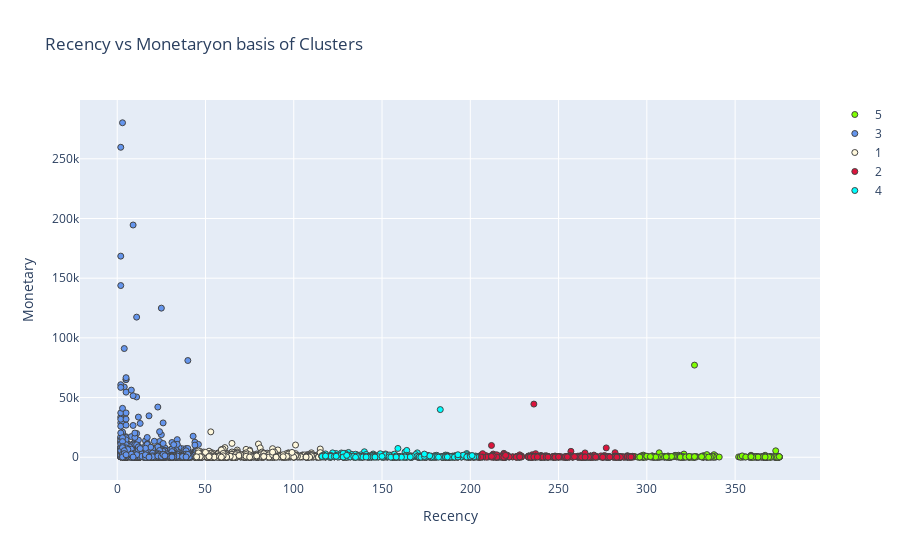

Write notebook code for a chart like this one.
### Code cell
plot_feat1_feat2("Recency","Monetary","Clusters")
plot_feat1_feat2("Recency","Frequency","Clusters")
plot_feat1_feat2("Monetary","Frequency","Clusters")

### Figure 1 — Plotly figure (JSON) as saved in the notebook; plotly's stock layout.template omitted (floating-point values rounded to 4 significant figures; data arrays with more than 128 entries replaced by an {"elided": "..."} marker saying what was removed)
{"data": [{"marker": {"color": "chartreuse", "line": {"width": 1}}, "mode": "markers", "name": "5", "type": "scatter", "x": {"elided": "291 int values"}, "y": {"elided": "291 float values"}}, {"marker": {"color": "cornflowerblue", "line": {"width": 1}}, "mode": "markers", "name": "3", "type": "scatter", "x": {"elided": "2020 int values"}, "y": {"elided": "2020 float values"}}, {"marker": {"color": "cornsilk", "line": {"width": 1}}, "mode": "markers", "name": "1", "type": "scatter", "x": {"elided": "1063 int values"}, "y": {"elided": "1063 float values"}}, {"marker": {"color": "crimson", "line": {"width": 1}}, "mode": "markers", "name": "2", "type": "scatter", "x": {"elided": "443 int values"}, "y": {"elided": "443 float values"}}, {"marker": {"color": "cyan", "line": {"width": 1}}, "mode": "markers", "name": "4", "type": "scatter", "x": {"elided": "522 int values"}, "y": {"elided": "522 float values"}}], "layout": {"title": {"text": "Recency vs Monetaryon basis of Clusters"}, "xaxis": {"title": {"text": "Recency"}, "zeroline": false}, "yaxis": {"title": {"text": "Monetary"}, "zeroline": false}}}
